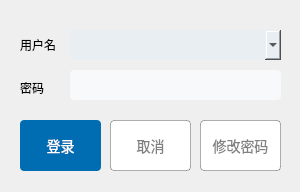
<?xml version="1.0" encoding="UTF-8"?>
<ui version="4.0">
 <class>adminLoginDialog</class>
 <widget class="QDialog" name="adminLoginDialog">
  <property name="geometry">
   <rect>
    <x>0</x>
    <y>0</y>
    <width>300</width>
    <height>192</height>
   </rect>
  </property>
  <property name="windowTitle">
   <string>Dialog</string>
  </property>
  <widget class="QLabel" name="passwordLabel">
   <property name="geometry">
    <rect>
     <x>20</x>
     <y>80</y>
     <width>24</width>
     <height>16</height>
    </rect>
   </property>
   <property name="text">
    <string>密码</string>
   </property>
  </widget>
  <widget class="QLineEdit" name="passwordLineEdit">
   <property name="geometry">
    <rect>
     <x>70</x>
     <y>70</y>
     <width>211</width>
     <height>30</height>
    </rect>
   </property>
   <property name="minimumSize">
    <size>
     <width>200</width>
     <height>30</height>
    </size>
   </property>
   <property name="font">
    <font>
     <pointsize>-1</pointsize>
     <weight>75</weight>
     <bold>true</bold>
    </font>
   </property>
   <property name="styleSheet">
    <string notr="true">background: #f7f9fa;
border-radius: 4px;
padding-left: 2px;
font-size: 14px;
color: rgba(0,0,0,0.3);</string>
   </property>
  </widget>
  <widget class="QLabel" name="usrLabel">
   <property name="geometry">
    <rect>
     <x>20</x>
     <y>30</y>
     <width>41</width>
     <height>30</height>
    </rect>
   </property>
   <property name="minimumSize">
    <size>
     <width>20</width>
     <height>20</height>
    </size>
   </property>
   <property name="text">
    <string>用户名</string>
   </property>
  </widget>
  <widget class="QPushButton" name="adminButton">
   <property name="geometry">
    <rect>
     <x>20</x>
     <y>120</y>
     <width>81</width>
     <height>51</height>
    </rect>
   </property>
   <property name="styleSheet">
    <string notr="true">background: #006db2;
border-radius: 4px;
color: white;
font-size: 14px;</string>
   </property>
   <property name="text">
    <string>登录</string>
   </property>
   <property name="iconSize">
    <size>
     <width>25</width>
     <height>16</height>
    </size>
   </property>
  </widget>
  <widget class="QPushButton" name="cancelButton">
   <property name="geometry">
    <rect>
     <x>110</x>
     <y>120</y>
     <width>81</width>
     <height>51</height>
    </rect>
   </property>
   <property name="styleSheet">
    <string notr="true">background: white;
border: 1px solid rgba(0,0,0,0.3);
border-radius: 4px;
color: rgba(0,0,0,0.5);
font-size: 14px;</string>
   </property>
   <property name="text">
    <string>取消</string>
   </property>
   <property name="iconSize">
    <size>
     <width>25</width>
     <height>16</height>
    </size>
   </property>
  </widget>
  <widget class="QComboBox" name="info_comboBox">
   <property name="geometry">
    <rect>
     <x>70</x>
     <y>30</y>
     <width>211</width>
     <height>30</height>
    </rect>
   </property>
   <property name="minimumSize">
    <size>
     <width>110</width>
     <height>30</height>
    </size>
   </property>
   <property name="styleSheet">
    <string notr="true">background: #e9eef2;
border-radius: 4px;
padding-left: 3px;
font-size: 14px;
color: rgba(0,0,0,0.8);
border: 0px;</string>
   </property>
  </widget>
  <widget class="QPushButton" name="Buttonchange">
   <property name="geometry">
    <rect>
     <x>200</x>
     <y>120</y>
     <width>81</width>
     <height>51</height>
    </rect>
   </property>
   <property name="styleSheet">
    <string notr="true">background: white;
border: 1px solid rgba(0,0,0,0.3);
border-radius: 4px;
color: rgba(0,0,0,0.5);
font-size: 14px;</string>
   </property>
   <property name="text">
    <string>修改密码</string>
   </property>
   <property name="iconSize">
    <size>
     <width>25</width>
     <height>16</height>
    </size>
   </property>
  </widget>
 </widget>
 <resources/>
 <connections/>
</ui>
